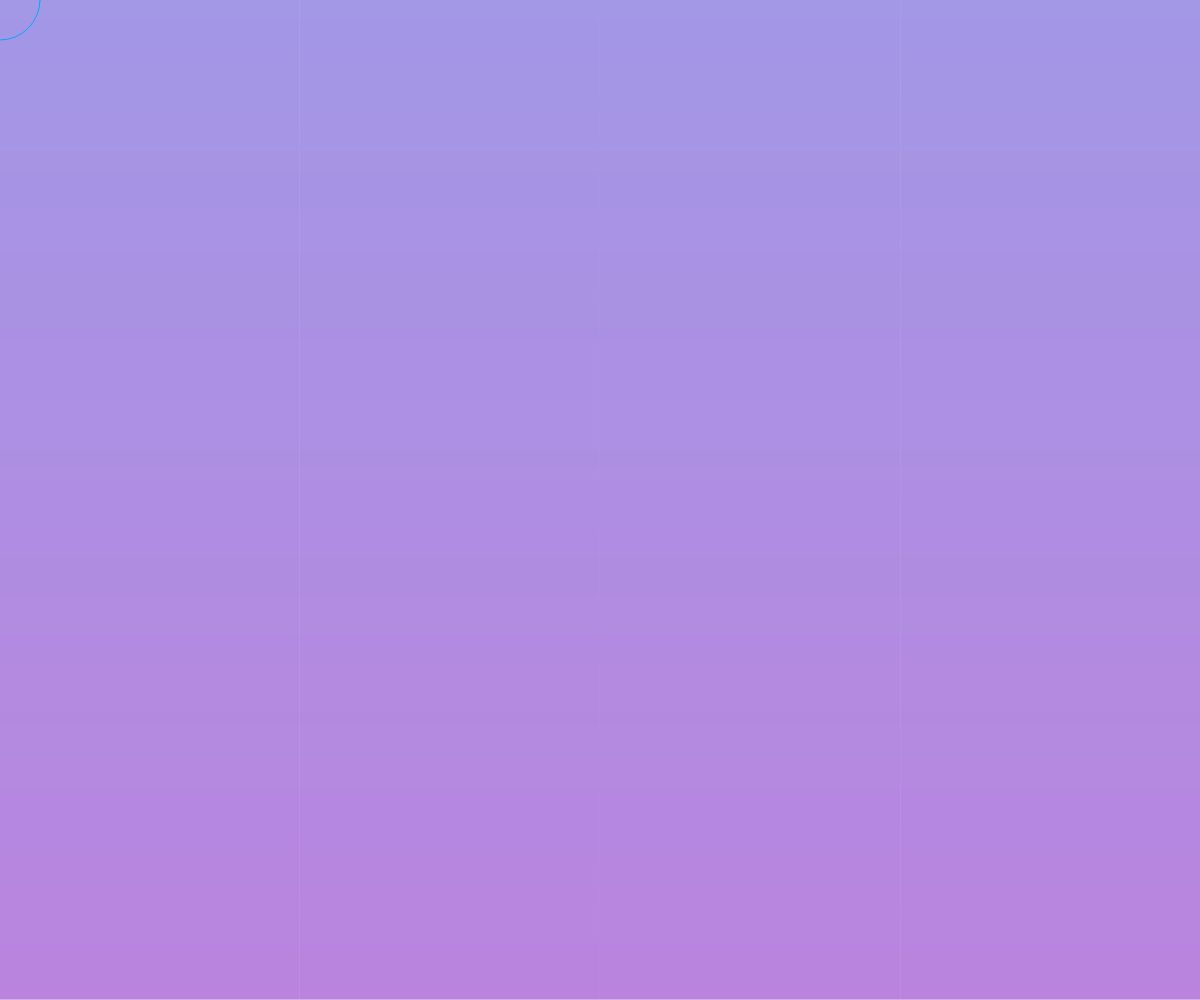
Frame 1 (no input)
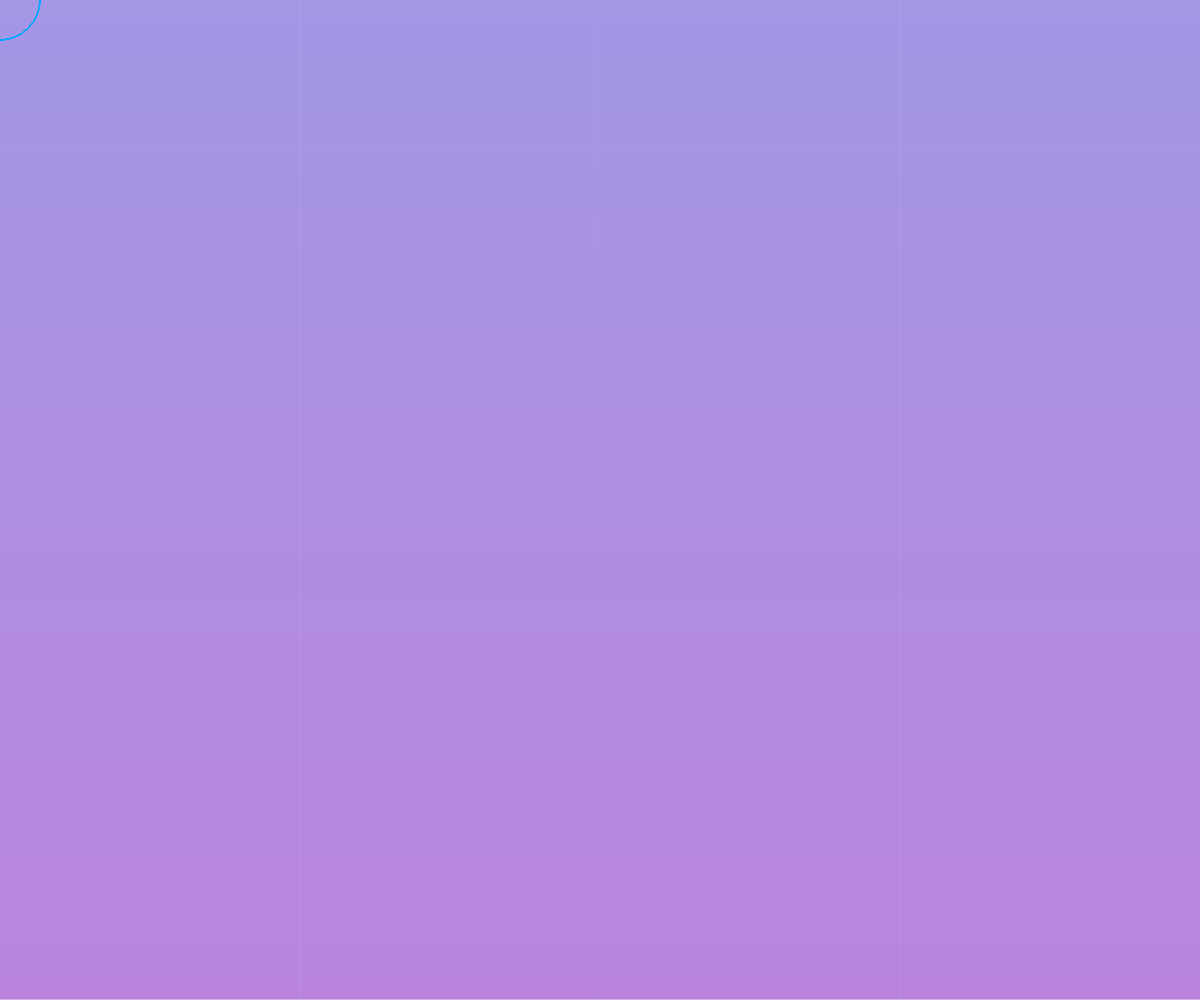
Frame 60 (no input)
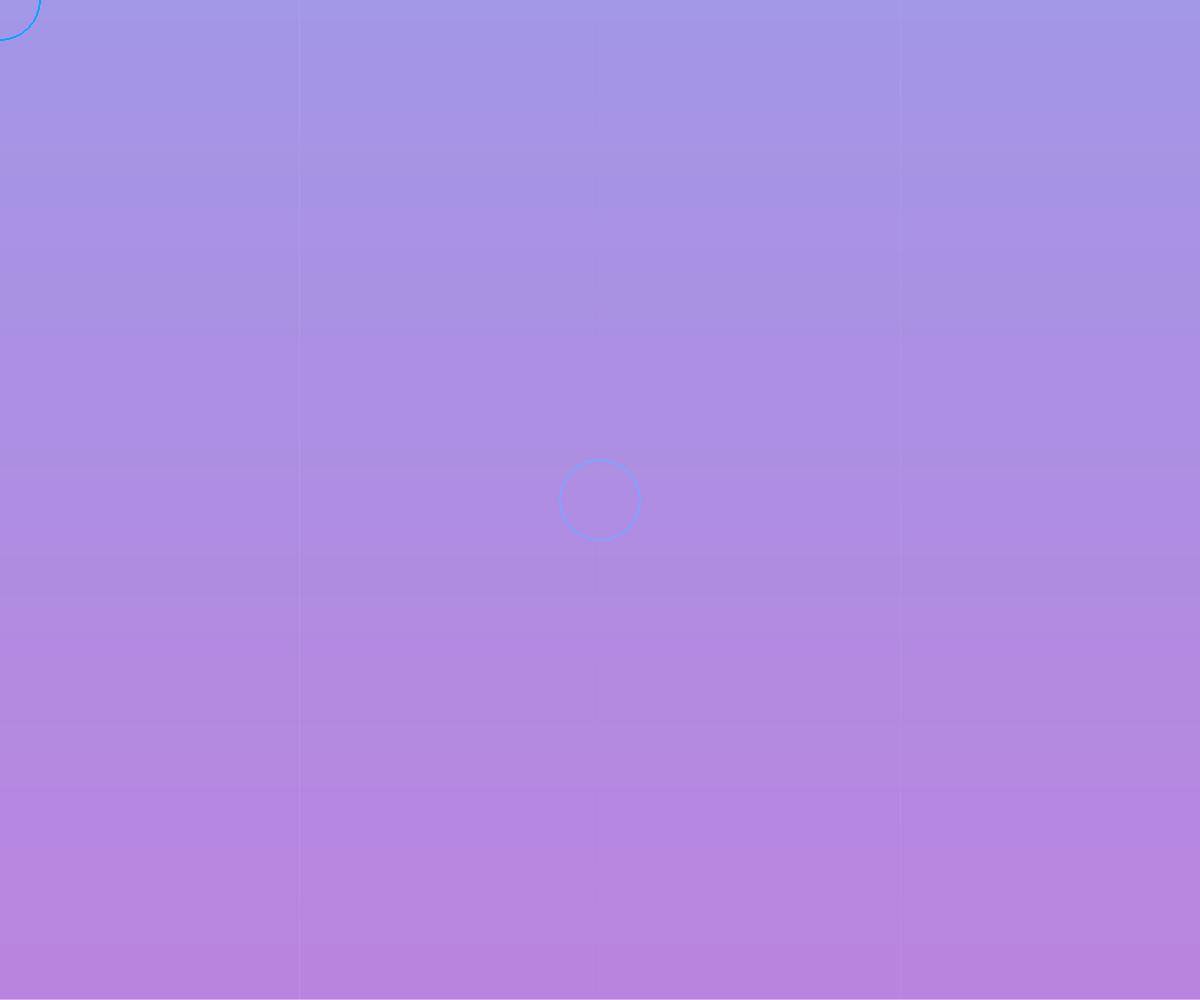
Frame 120 (the mouse pressed at the canvas centre since frame 60)

The p5.js sketch that drew these frames (run headless with seeded random() and noise() and a simulated clock; from frame 60 on, the mouse is pressed at the canvas centre):

// p5.js sketch
// ── sketch.js
var c1, c2, c3;

function setup() {
  createCanvas(windowWidth, windowHeight);
  c1 = color(133,118,222);
  c2 = color(164,92,212);
  
  setGradient(c1, c2);
}

function draw() {
  stroke(mouseX/5,167,281);
  ellipse(mouseX, mouseY, 80, 80);
}

function setGradient(c1, c2) {
  // noprotect
  noFill();
  for (var y = 0; y < height; y++) {
    var inter = map(y, 0, height, 0, 1);
    var c = lerpColor(c1, c2, inter);
    stroke(c);
    line(0, y, width, y);
  }
}

// ── style.css
@font-face {
    font-family: "CasaRegular";
    src: url("font/Casa-Regular.otf") format("opentype");
    font-weight: bold;
    font-size: 50px;
}
@font-face {
    font-family: "RadioGrotesk";
    src: url("font/RadioGrotesk-Regular.otf") format("opentype");
    font-weight: bold;
    font-size: 30px;
}

body{
    font-family: "CasaRegular";
    
}
h1{
    color: black;
    font-family: "CasaRegular";
    font-size: 70px;
    
}
div{
    top: 10%;
    left: 25%;
    position: absolute;
}

#info{
    display: none;
    width: 70%;
    height: 30%;
    top: 50%;
    left: 15%;
    border-radius: 25px;
    background-color: rgba(12, 98, 237, 0.7);
}
canvas {
    display: block;
  }

#sketches{
    display: none;
    width: 70%;
    height: 30%;
    top: 50%;
    left: 15%;
    border-radius: 25px;
    background-color: rgba(12, 98, 237, 0.7);
}

p{
    padding: 1%;
    font-family: "RadioGrotesk";
    font-size: 20px;
}

#ske1{
    padding: 2%;
    left: 70%;
    border-radius: 25px;
    background-color: rgba(81, 43, 170, 0.7);
}
#ske2{
    padding: 2%;
    left: 10%;
    border-radius: 25px;
    background-color: rgba(81, 43, 170, 0.7);
}
#ske3{
    padding: 2%;
    left: 40%;
    top: 70%;
    border-radius: 25px;
    background-color: rgba(81, 43, 170, 0.7);
}
